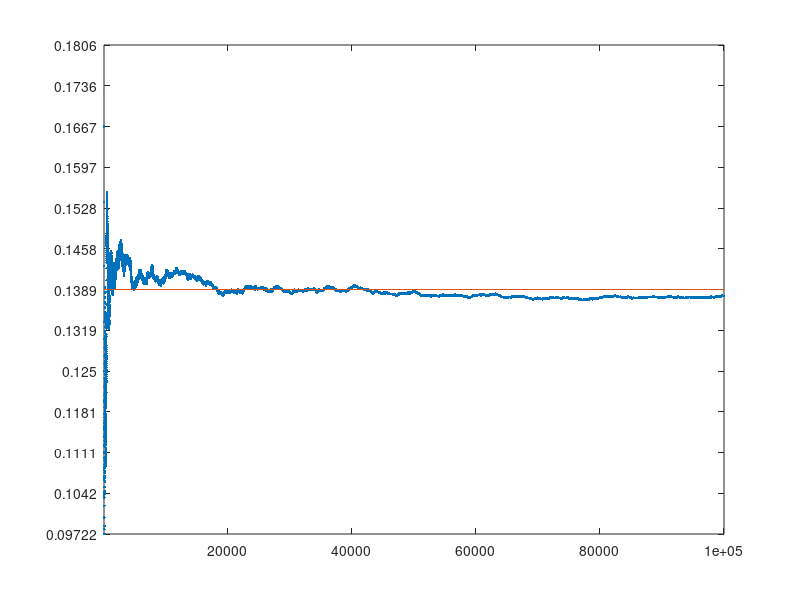

The MATLAB script that drew this image: (Note: this script raises an error after producing the figure.)
% example 3.1

clc; clear; clf;

% exact computations
% by hand: (6,2),(5,3),...,(2,6)-> 5 different outcomes -> 5/36
p_hand=5/36;
% by computer:
tmp=((1:6)+(1:6)')==8;
p_comp=sum(tmp(:))/36;
assert(p_hand==p_comp);

% approximate computation
% by simulation:
N=100000;
tmp=randi(6,N,2);
sim=cumsum((tmp(:,1)+tmp(:,2))==8)./(1:N)';

% plot the results (getting a taste of the asymptotic behaviour)
plot(1:N, sim, ".",[1,N],[p_hand, p_hand]);
axis([1,N,0.7*p_hand, 1.3*p_hand]);
yt=(0.7:0.05:1.3)*p_hand;
yticks(yt);
text(N,p_hand,"  p="+strip(string(rats(p_hand))));
legend(["simulation", "theoretical"],"Location","northeastoutside");
title("example 3.1 two dice\n the sum is 8");
